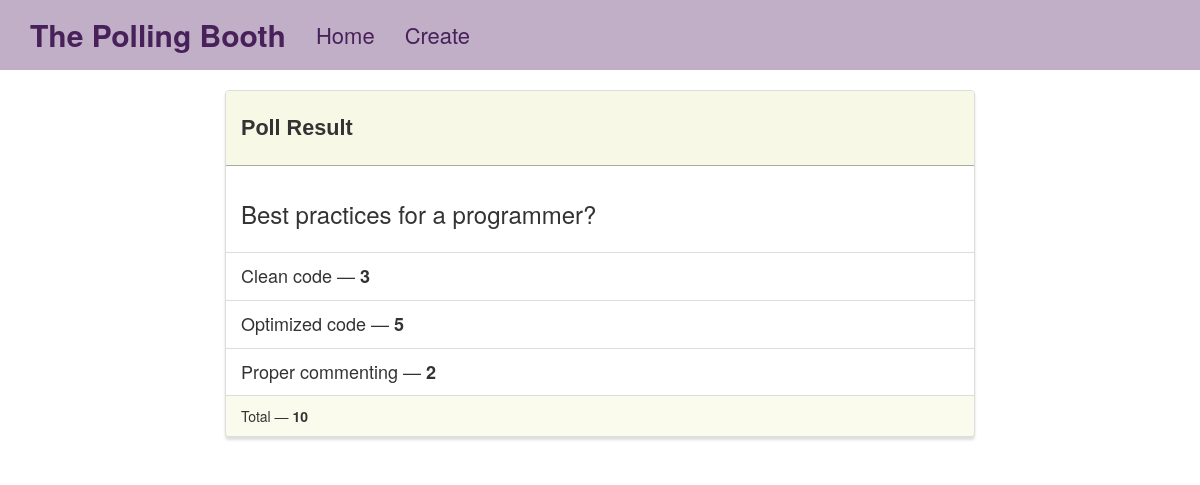
Page /results/7/ on the committed database.
### poll/models.py (models this page shows)
class Poll(models.Model):
    question = models.TextField()
    option_one = models.CharField(max_length=30)
    option_two = models.CharField(max_length=30)
    option_three = models.CharField(max_length=30)
    option_one_count = models.IntegerField(default=0)
    option_two_count = models.IntegerField(default=0)
    option_three_count = models.IntegerField(default=0)
    def total(self):
        return self.option_one_count + self.option_two_count +self.option_three_count

### poll/views.py (the view)
# urls.py: path('results/<poll_id>/', poll_views.results, name='results'),
def results(request, poll_id):
    poll = Poll.objects.get(pk=poll_id)
    context = {
        'poll': poll
    }
    return render(request, 'poll/results.html', context)

### poll/templates/poll/results.html (shortened to what this page needs)
{% extends "poll/base.html" %}
{% block main %}
<div class="row">
    <div class="col-lg-8 col-lg-offset-2">
        <div class="panel panel-default">
            <div class="panel-heading">
                <h3 class="panel-title">Poll Result</h3>
            </div>
            <div class="panel-body">
                <h3>{{poll.question}}</h3>
            </div>
            <ul class="list-group">
                <li class="list-group-item">{{poll.option_one}} &mdash; <strong>{{poll.option_one_count}}</strong></li>
                <li class="list-group-item">{{poll.option_two}} &mdash; <strong>{{poll.option_two_count}}</strong></li>
                <li class="list-group-item">{{poll.option_three}} &mdash; <strong>{{poll.option_three_count}}</strong></li>
            </ul>
            <div class="panel-footer">
                Total &mdash; <strong>{{poll.total}}</strong>
            </div>
        </div>
    </div>
</div>
{% endblock %}

### poll/static/style.css (style rules this page uses)
.panel-default > .panel-heading { color: #333; background-color: rgba(245, 245, 220, .7); border-color: rgba(119, 119, 108, 0.6); font-size: large; }
.panel-footer { background-color: rgba(245, 245, 220, .5); border-color: rgba(245, 245, 220, .4); }
.panel { margin-top: 20px; box-shadow: 0px 3px 3px 0px #ddd; }
.panel-title { font-weight: bolder; font-size: larger; padding-top: 15px; padding-bottom: 15px; font-family: Arial, Helvetica, sans-serif; font: outline; }
.list-group-item { font-size: large; }

### rows in the picture
Poll: question "Best practices for a programmer?", option_one "Clean code", option_one_count "3", option_two "Optimized code", option_two_count "5", option_three "Proper commenting", option_three_count "2", total "10"
